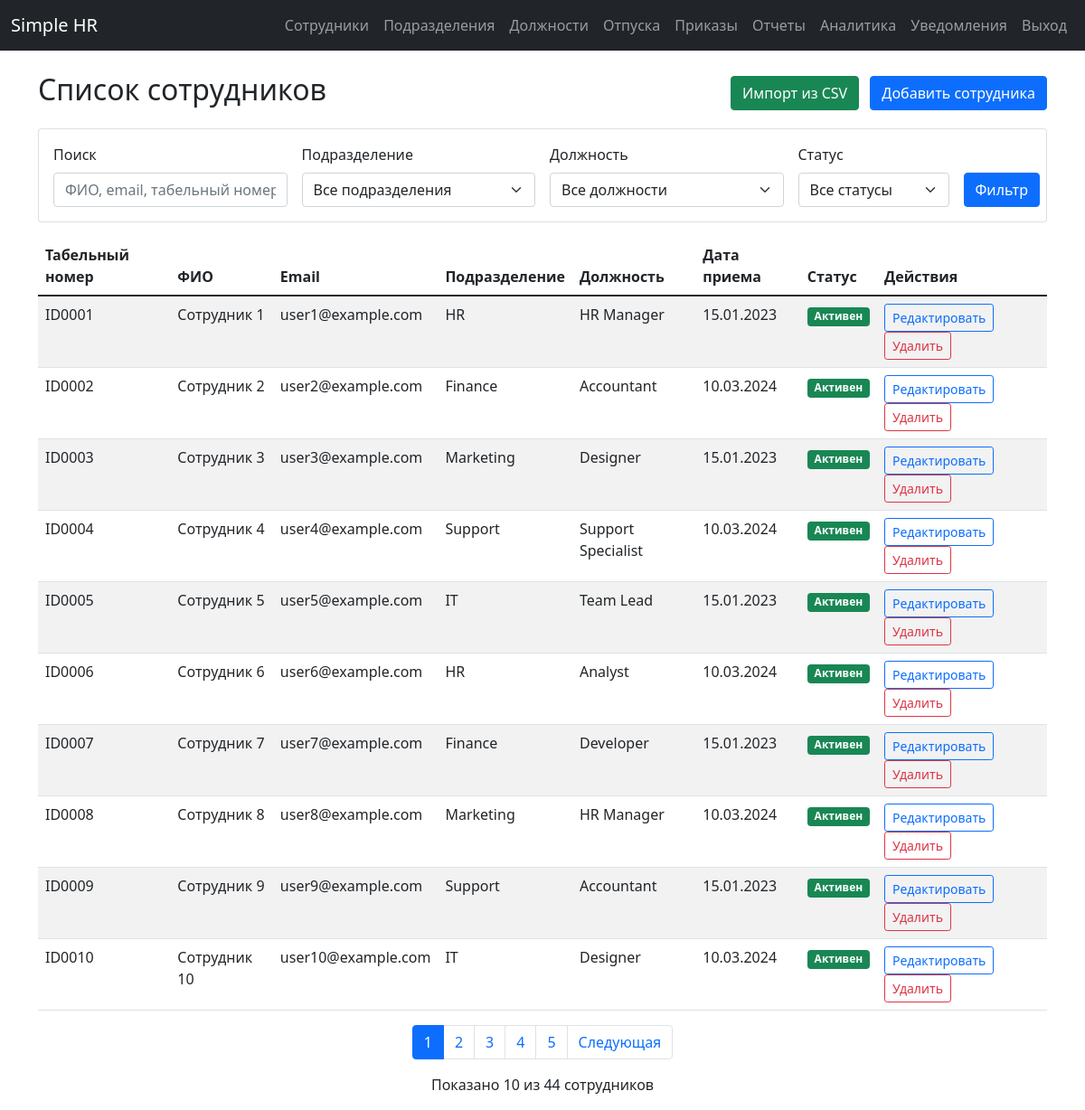
Page /employees/ (signed in) on the committed database.
### app/models.py (models this page shows)
class Employee(db.Model):
    id = db.Column(db.Integer, primary_key=True)
    full_name = db.Column(db.String(150), nullable=False, index=True)
    email = db.Column(db.String(120), unique=True, nullable=False, index=True)
    employee_id = db.Column(db.String(50), unique=True, nullable=False, index=True)  # табельный номер
    hire_date = db.Column(db.Date, nullable=False, index=True)
    status = db.Column(db.String(20), default='active', index=True)  # active, dismissed
    department_id = db.Column(db.Integer, db.ForeignKey('department.id'), nullable=False, index=True)
    position_id = db.Column(db.Integer, db.ForeignKey('position.id'), nullable=False, index=True)
    __table_args__ = (
        db.Index('idx_employee_status_department', 'status', 'department_id'),
        db.Index('idx_employee_hire_date_status', 'hire_date', 'status'),
    )

class Department(db.Model):
    id = db.Column(db.Integer, primary_key=True)
    name = db.Column(db.String(100), unique=True, nullable=False, index=True)
    employees = db.relationship('Employee', backref='department', lazy=True)

class Position(db.Model):
    id = db.Column(db.Integer, primary_key=True)
    title = db.Column(db.String(100), unique=True, nullable=False, index=True)
    employees = db.relationship('Employee', backref='position', lazy=True)

### app/routes/employees.py (the view, shortened to what this page needs)
@bp.route('/')
@login_required
def list_employees():
    try:
        page = request.args.get('page', 1, type=int)
        department_id = request.args.get('department_id', type=int)
        position_id = request.args.get('position_id', type=int)
        status = request.args.get('status', type=str)
        search = request.args.get('search', type=str)
        query = Employee.query
        if department_id:
            query = query.filter(Employee.department_id == department_id)
        if position_id:
            query = query.filter(Employee.position_id == position_id)
        if status:
            query = query.filter(Employee.status == status)
        employees = query.paginate(page=page, per_page=10, error_out=False)
        departments = Department.query.all()
        positions = Position.query.all()
        search_form = EmployeeSearchForm()
        search_form.department_id.data = department_id
        search_form.position_id.data = position_id
        search_form.status.data = status
        search_form.search.data = search
        return render_template('employees/list.html',
                             employees=employees,
                             departments=departments,
                             positions=positions,
                             current_department=department_id,
                             current_position=position_id,
                             current_status=status,
                             current_search=search,
                             search_form=search_form)
    except Exception as e:
        logger.error(f"Error in list_employees: {str(e)}")
        flash('Ошибка при загрузке списка сотрудников', 'error')
        return redirect(url_for('main.index'))

### app/forms.py
class EmployeeSearchForm(FlaskForm):
    search = StringField('Поиск', validators=[Optional()])
    department_id = SelectField('Подразделение', coerce=int, validators=[Optional()])
    position_id = SelectField('Должность', coerce=int, validators=[Optional()])
    status = SelectField('Статус', choices=[('', 'Все'), ('active', 'Активен'), ('dismissed', 'Уволен')],
                        validators=[Optional()])
    submit = SubmitField('Найти')
    def __init__(self, *args, **kwargs):
        super(EmployeeSearchForm, self).__init__(*args, **kwargs)
        try:
            self.department_id.choices = [("", "Все подразделения")]
            for d in Department.query.all():
                self.department_id.choices.append((d.id, d.name))
            self.position_id.choices = [("", "Все должности")]
            for p in Position.query.all():
                self.position_id.choices.append((p.id, p.title))
        except Exception as e:
            logger.error(f"Error loading search form choices: {str(e)}")
            self.department_id.choices = [("", "Все подразделения")]
            self.position_id.choices = [("", "Все должности")]

### app/templates/employees/list.html (shortened to what this page needs)
{% extends "base.html" %}
{% block content %}
<div class="d-flex justify-content-between align-items-center mb-3">
    <h2>Список сотрудников</h2>
    <div>
        <a href="{{ url_for('employees.import_employees') }}" class="btn btn-success me-2">Импорт из CSV</a>
        <a href="{{ url_for('employees.create_employee') }}" class="btn btn-primary">Добавить сотрудника</a>
    </div>
</div>
<div class="card mb-3">
    <div class="card-body">
        <form method="GET" class="row g-3">
            <div class="col-md-3">
                <label for="search" class="form-label">Поиск</label>
                <input type="text" class="form-control" id="search" name="search" value="{{ current_search or '' }}" placeholder="ФИО, email, табельный номер">
            </div>
            <div class="col-md-3">
                <label for="department_id" class="form-label">Подразделение</label>
                <select class="form-select" id="department_id" name="department_id">
                    <option value="">Все подразделения</option>
                </select>
            </div>
            <div class="col-md-3">
                <label for="position_id" class="form-label">Должность</label>
                <select class="form-select" id="position_id" name="position_id">
                    <option value="">Все должности</option>
                </select>
            </div>
            <div class="col-md-2">
                <label for="status" class="form-label">Статус</label>
                <select class="form-select" id="status" name="status">
                    <option value="">Все статусы</option>
                </select>
            </div>
            <div class="col-md-1 d-flex align-items-end">
                <button type="submit" class="btn btn-primary">Фильтр</button>
            </div>
        </form>
    </div>
</div>
<table class="table table-striped">
    <thead>
        <tr>
            <th>Табельный номер</th>
            <th>ФИО</th>
            <th>Email</th>
            <th>Подразделение</th>
            <th>Должность</th>
            <th>Дата приема</th>
            <th>Статус</th>
            <th>Действия</th>
        </tr>
    </thead>
    <tbody>
        {% for employee in employees.items %}
        <tr>
            <td>{{ employee.employee_id }}</td>
            <td>{{ employee.full_name }}</td>
            <td>{{ employee.email }}</td>
            <td>{{ employee.department.name if employee.department else 'Не указано' }}</td>
            <td>{{ employee.position.title if employee.position else 'Не указана' }}</td>
            <td>{{ employee.hire_date.strftime('%d.%m.%Y') if employee.hire_date else 'Не указана' }}</td>
            <td>
                {% if employee.status == 'active' %}
                    <span class="badge bg-success">Активен</span>
                {% else %}
                    <span class="badge bg-secondary">Уволен</span>
                {% endif %}
            </td>
            <td>
                <a href="{{ url_for('employees.edit_employee', id=employee.id) }}" class="btn btn-sm btn-outline-primary">Редактировать</a>
                <form method="POST" action="{{ url_for('employees.delete_employee', id=employee.id) }}" class="d-inline">
                    <button type="submit" class="btn btn-sm btn-outline-danger" onclick="return confirm('Вы уверены?')">Удалить</button>
                </form>
            </td>
        </tr>
        {% endfor %}
    </tbody>
</table>
{% if employees.pages > 1 %}
<nav aria-label="Пагинация">
    <ul class="pagination justify-content-center">
        {% for page_num in employees.iter_pages() %}
            {% if page_num %}
                {% if page_num != employees.page %}
                    <li class="page-item">
                        <a class="page-link" href="{{ url_for('employees.list_employees', page=page_num, department_id=current_department, position_id=current_position, status=current_status, search=current_search) }}">{{ page_num }}</a>
                    </li>
                {% else %}
                    <li class="page-item active">
                        <span class="page-link">{{ page_num }}</span>
                    </li>
                {% endif %}
            {% else %}
                <li class="page-item disabled">
                    <span class="page-link">…</span>
                </li>
            {% endif %}
        {% endfor %}
        {% if employees.has_next %}
            <li class="page-item">
                <a class="page-link" href="{{ url_for('employees.list_employees', page=employees.next_num, department_id=current_department, position_id=current_position, status=current_status, search=current_search) }}">Следующая</a>
            </li>
        {% endif %}
    </ul>
</nav>
{% endif %}
<p class="text-center">Показано {{ employees.items|length }} из {{ employees.total }} сотрудников</p>
{% endblock %}

### rows in the picture
Employee: employee_id "ID0001", full_name "Сотрудник 1", email "user1@example.com", department "HR", position "HR Manager", hire_date "15.01.2023", status "Активен"
Employee: employee_id "ID0002", full_name "Сотрудник 2", email "user2@example.com", department "Finance", position "Accountant", hire_date "10.03.2024", status "Активен"
Employee: employee_id "ID0003", full_name "Сотрудник 3", email "user3@example.com", department "Marketing", position "Designer", hire_date "15.01.2023", status "Активен"
Employee: employee_id "ID0004", full_name "Сотрудник 4", email "user4@example.com", department "Support", position "Support Specialist", hire_date "10.03.2024", status "Активен"
Employee: employee_id "ID0005", full_name "Сотрудник 5", email "user5@example.com", department "IT", position "Team Lead", hire_date "15.01.2023", status "Активен"
Employee: employee_id "ID0006", full_name "Сотрудник 6", email "user6@example.com", department "HR", position "Analyst", hire_date "10.03.2024", status "Активен"
Employee: employee_id "ID0007", full_name "Сотрудник 7", email "user7@example.com", department "Finance", position "Developer", hire_date "15.01.2023", status "Активен"
Employee: employee_id "ID0008", full_name "Сотрудник 8", email "user8@example.com", department "Marketing", position "HR Manager", hire_date "10.03.2024", status "Активен"
Employee: employee_id "ID0009", full_name "Сотрудник 9", email "user9@example.com", department "Support", position "Accountant", hire_date "15.01.2023", status "Активен"
Employee: employee_id "ID0010", full_name "Сотрудник 10", email "user10@example.com", department "IT", position "Designer", hire_date "10.03.2024", status "Активен"

### other values in the picture
{{ page_num }} "1"
{{ page_num }} "2" "3" "4" "5"
{{ employees.items|length }} "10"
{{ employees.total }} "44"
